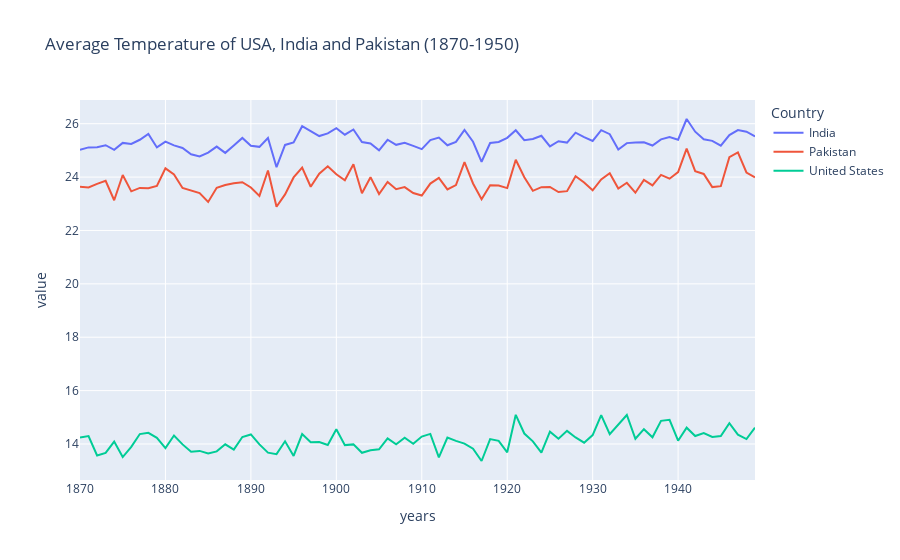

Here is the notebook cell this chart was saved with:
### Code cell
fig=px.line(avg_PK_US_IND_1870_1950,x='years',y=['AverageTemperature'],color='Country',title='Average Temperature of USA, India and Pakistan (1870-1950)')
fig.show()
